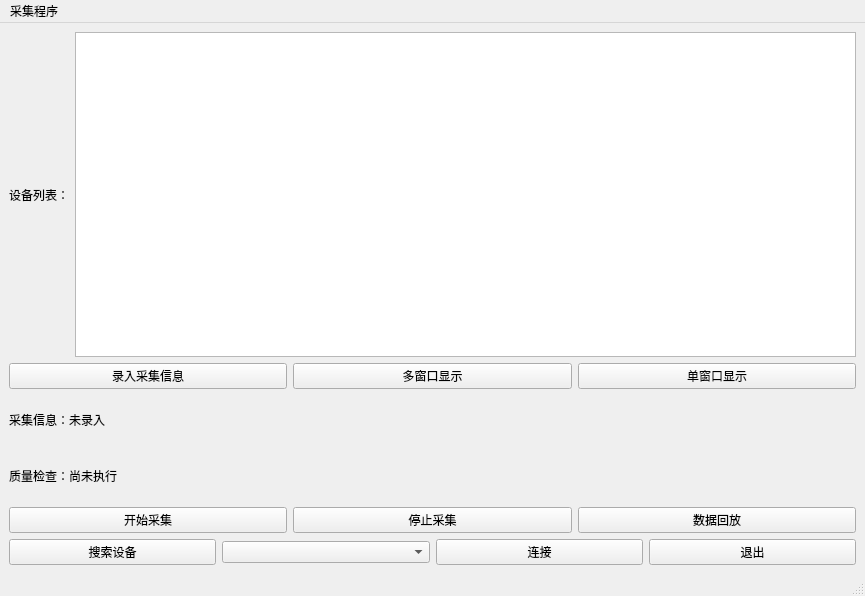
<?xml version="1.0" encoding="UTF-8"?>
<ui version="4.0">
 <class>MainWindow</class>
 <widget class="QMainWindow" name="MainWindow">
  <property name="geometry"><rect><x>0</x><y>0</y><width>865</width><height>596</height></rect></property>
  <property name="windowTitle"><string>肌电手环采集程序</string></property>
  <widget class="QWidget" name="centralwidget">
   <layout class="QVBoxLayout" name="verticalLayout">
    <item><layout class="QHBoxLayout" name="horizontalLayout"><item><widget class="QLabel" name="label_2"><property name="text"><string>设备列表：</string></property></widget></item><item><widget class="QTextEdit" name="devices_list"><property name="maximumSize"><size><width>16777215</width><height>325</height></size></property></widget></item></layout></item>
    <item><layout class="QHBoxLayout" name="horizontalLayout_6"><item><widget class="QPushButton" name="user_info"><property name="text"><string>录入采集信息</string></property></widget></item><item><widget class="QPushButton" name="show_multichannel_window"><property name="text"><string>多窗口显示</string></property></widget></item><item><widget class="QPushButton" name="show_window"><property name="text"><string>单窗口显示</string></property></widget></item></layout></item>
    <item><widget class="QLabel" name="context_status_label"><property name="text"><string>采集信息：未录入</string></property></widget></item>
    <item><widget class="QLabel" name="quality_status_label"><property name="text"><string>质量检查：尚未执行</string></property><property name="wordWrap"><bool>true</bool></property></widget></item>
    <item><layout class="QHBoxLayout" name="horizontalLayout_2"><item><widget class="QPushButton" name="start_recording"><property name="text"><string>开始采集</string></property></widget></item><item><widget class="QPushButton" name="stop_recording"><property name="text"><string>停止采集</string></property></widget></item><item><widget class="QPushButton" name="start_playback"><property name="text"><string>数据回放</string></property></widget></item></layout></item>
    <item><layout class="QHBoxLayout" name="horizontalLayout_11"><item><widget class="QPushButton" name="search"><property name="text"><string>搜索设备</string></property></widget></item><item><widget class="QComboBox" name="device_combo"/></item><item><widget class="QPushButton" name="pushButton"><property name="text"><string>连接</string></property></widget></item><item><widget class="QPushButton" name="exit"><property name="text"><string>退出</string></property></widget></item></layout></item>
   </layout>
  </widget>
  <widget class="QMenuBar" name="menubar"><widget class="QMenu" name="menu"><property name="title"><string>采集程序</string></property></widget><addaction name="menu"/></widget>
  <widget class="QStatusBar" name="statusbar"/>
 </widget>
 <resources/>
 <connections>
  <connection><sender>search</sender><signal>clicked()</signal><receiver>MainWindow</receiver><slot>search_click()</slot><hints/></connection>
  <connection><sender>exit</sender><signal>clicked()</signal><receiver>MainWindow</receiver><slot>close()</slot><hints/></connection>
  <connection><sender>pushButton</sender><signal>clicked()</signal><receiver>MainWindow</receiver><slot>connect_semg_click()</slot><hints/></connection>
  <connection><sender>show_window</sender><signal>clicked()</signal><receiver>MainWindow</receiver><slot>show_window_click()</slot><hints/></connection>
  <connection><sender>show_multichannel_window</sender><signal>clicked()</signal><receiver>MainWindow</receiver><slot>show_multichannel_window_click()</slot><hints/></connection>
  <connection><sender>user_info</sender><signal>clicked()</signal><receiver>MainWindow</receiver><slot>user_info_click()</slot><hints/></connection>
 </connections>
 <slots><slot>search_click()</slot><slot>connect_semg_click()</slot><slot>show_window_click()</slot><slot>show_multichannel_window_click()</slot><slot>user_info_click()</slot></slots>
</ui>
